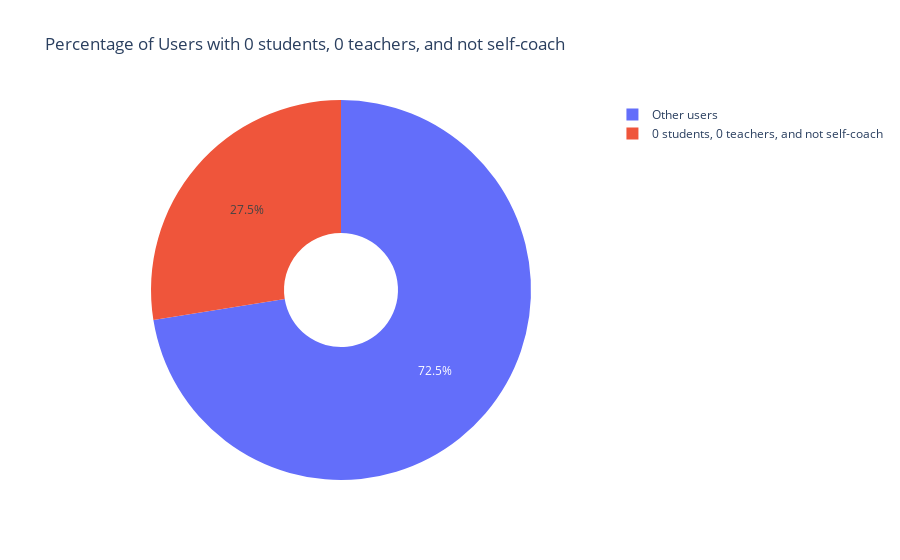

Notebook cell for this chart:
### Markdown cell above
## 2_Check for outliers:

### Code cell
#InfoUser

users_with_zero_teachers_and_students = df_InfoUser[(df_InfoUser['has_teacher_cnt'] == 0) & (df_InfoUser['has_student_cnt'] == 0)]

not_self_coach =  users_with_zero_teachers_and_students[(users_with_zero_teachers_and_students['is_self_coach']== False)]

num_not_self_coach = len(not_self_coach)

print("users with 0 students, 0 teachers and not self coach:",num_not_self_coach)

total_users = len(df_InfoUser)

num_not_self_coach = len(not_self_coach)

percentage_not_self_coach = (num_not_self_coach / total_users) * 100

percentage_other_users = 100 - percentage_not_self_coach

labels = ['0 students, 0 teachers, and not self-coach', 'Other users']
values = [percentage_not_self_coach, percentage_other_users]
layout = go.Layout(title="Percentage of Users with 0 students, 0 teachers, and not self-coach")

fig = go.Figure(data=[go.Pie(labels=labels, values=values, hole=0.3)], layout=layout)

fig.show()

### Figure 1 — Plotly figure (JSON) as saved in the notebook; plotly's stock layout.template omitted (floating-point values rounded to 4 significant figures)
{"data": [{"hole": 0.3, "labels": ["0 students, 0 teachers, and not self-coach", "Other users"], "type": "pie", "values": [27.53, 72.47]}], "layout": {"title": {"text": "Percentage of Users with 0 students, 0 teachers, and not self-coach"}}}
